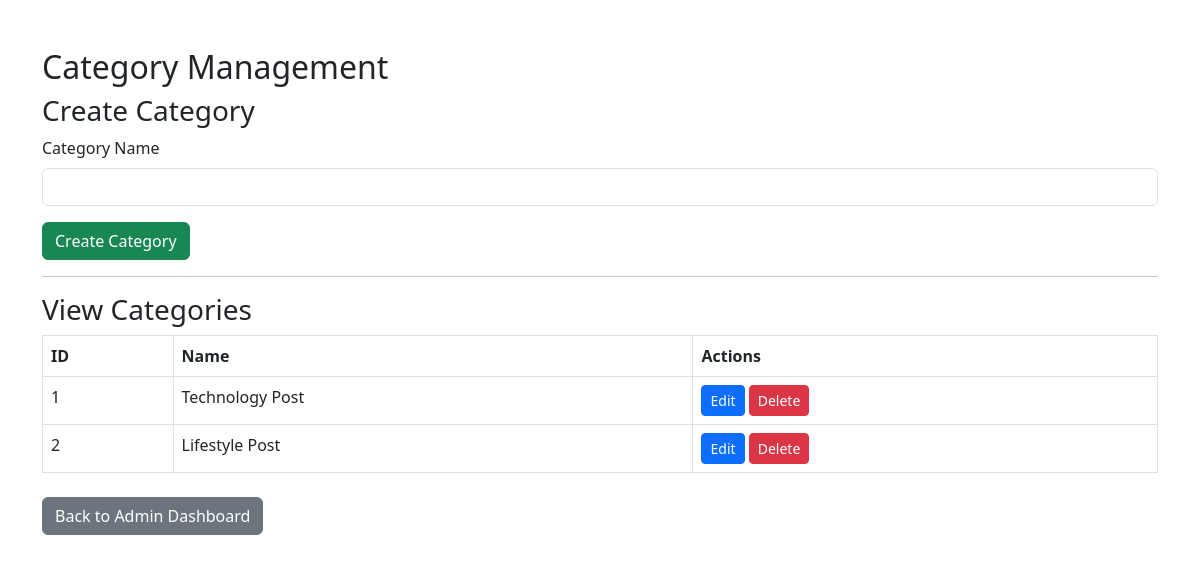
The page /kategori.php (signed in) on the database its author committed.
### tables this page shows
CREATE TABLE `categories` (
  `id` bigint(20) NOT NULL,
  `name` varchar(100) NOT NULL
);

### kategori.php (the view, shortened to what this page needs)
<?php
$dsn = "mysql:host=localhost;dbname=uas_pbl;charset=utf8mb4";
$username = "root";
$password = "";
try {
    $pdo = new PDO($dsn, $username, $password);
    $pdo->setAttribute(PDO::ATTR_ERRMODE, PDO::ERRMODE_EXCEPTION);
} catch (PDOException $e) {
    die("Database connection failed: " . $e->getMessage());
}
$stmt = $pdo->query("SELECT * FROM categories");
$categories = $stmt->fetchAll(PDO::FETCH_ASSOC);
?>
<!DOCTYPE html>
<html lang="en">
<head>
    <link rel="stylesheet" href="https://cdnjs.cloudflare.com/ajax/libs/bootstrap/5.3.0/css/bootstrap.min.css">
</head>
<body>
<div class="container mt-5">
    <h2>Category Management</h2>
    <h3>Create Category</h3>
    <form method="POST">
        <div class="mb-3">
            <label for="name" class="form-label">Category Name</label>
            <input type="text" class="form-control" id="name" name="name" required>
        </div>
        <button type="submit" class="btn btn-success" name="action" value="create">Create Category</button>
    </form>
    <hr>
    <h3>View Categories</h3>
    <table class="table table-bordered">
        <thead>
        <tr>
            <th>ID</th>
            <th>Name</th>
            <th>Actions</th>
        </tr>
        </thead>
        <tbody>
        <?php foreach ($categories as $category): ?>
            <tr>
                <td><?= $category['id'] ?></td>
                <td><?= $category['name'] ?></td>
                <td>
                    <button class="btn btn-primary btn-sm" data-bs-toggle="modal" data-bs-target="#updateModal<?= $category['id'] ?>">Edit</button>
                    <form method="POST" class="d-inline">
                        <button type="submit" class="btn btn-danger btn-sm" name="action" value="delete">Delete</button>
                    </form>
                </td>
            </tr>
        <?php endforeach; ?>
        </tbody>
    </table>
    <div class="mt-4">
        <a href="form_admin.html" class="btn btn-secondary">Back to Admin Dashboard</a>
    </div>
</div>
</body>
</html>

### rows shown on the page
categories: id "1", name "Technology Post"
categories: id "2", name "Lifestyle Post"
